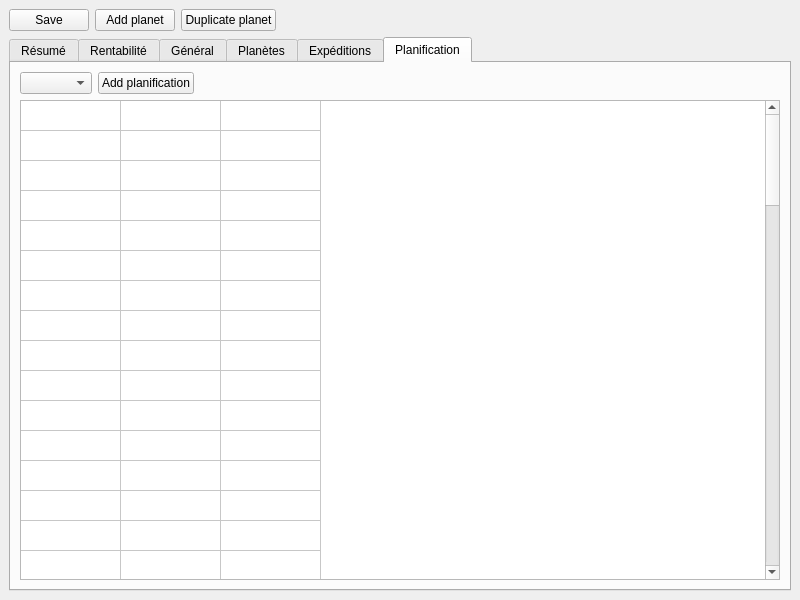
<?xml version="1.0" encoding="UTF-8"?>
<ui version="4.0">
 <class>MainWindow</class>
 <widget class="QMainWindow" name="MainWindow">
  <property name="geometry">
   <rect>
    <x>0</x>
    <y>0</y>
    <width>800</width>
    <height>600</height>
   </rect>
  </property>
  <property name="windowTitle">
   <string>MainWindow</string>
  </property>
  <widget class="QWidget" name="centralwidget">
   <layout class="QVBoxLayout" name="verticalLayout_2">
    <item>
     <layout class="QVBoxLayout" name="verticalLayout">
      <item>
       <layout class="QHBoxLayout" name="horizontalLayout_4">
        <item>
         <widget class="QPushButton" name="saveButton">
          <property name="text">
           <string>Save</string>
          </property>
         </widget>
        </item>
        <item>
         <widget class="QPushButton" name="addPlanet">
          <property name="text">
           <string>Add planet</string>
          </property>
         </widget>
        </item>
        <item>
         <widget class="QPushButton" name="duplicatePlanet">
          <property name="text">
           <string>Duplicate planet</string>
          </property>
         </widget>
        </item>
        <item>
         <spacer name="horizontalSpacer">
          <property name="orientation">
           <enum>Qt::Orientation::Horizontal</enum>
          </property>
          <property name="sizeHint" stdset="0">
           <size>
            <width>40</width>
            <height>20</height>
           </size>
          </property>
         </spacer>
        </item>
       </layout>
      </item>
      <item>
       <widget class="QTabWidget" name="tabGeneral">
        <property name="currentIndex">
         <number>5</number>
        </property>
        <widget class="QWidget" name="overview">
         <attribute name="title">
          <string>Résumé</string>
         </attribute>
         <layout class="QHBoxLayout" name="horizontalLayout_2">
          <item>
           <widget class="QTableWidget" name="overviewTab">
            <property name="showGrid">
             <bool>true</bool>
            </property>
            <property name="rowCount">
             <number>16</number>
            </property>
            <property name="columnCount">
             <number>4</number>
            </property>
            <attribute name="horizontalHeaderVisible">
             <bool>false</bool>
            </attribute>
            <attribute name="horizontalHeaderHighlightSections">
             <bool>false</bool>
            </attribute>
            <attribute name="verticalHeaderVisible">
             <bool>false</bool>
            </attribute>
            <attribute name="verticalHeaderHighlightSections">
             <bool>false</bool>
            </attribute>
            <row/>
            <row/>
            <row/>
            <row/>
            <row/>
            <row/>
            <row/>
            <row/>
            <row/>
            <row/>
            <row/>
            <row/>
            <row/>
            <row/>
            <row/>
            <row/>
            <column/>
            <column/>
            <column/>
            <column/>
           </widget>
          </item>
         </layout>
        </widget>
        <widget class="QWidget" name="tab">
         <attribute name="title">
          <string>Rentabilité</string>
         </attribute>
         <layout class="QHBoxLayout" name="horizontalLayout">
          <item>
           <widget class="QTableWidget" name="renta">
            <property name="showGrid">
             <bool>true</bool>
            </property>
            <property name="rowCount">
             <number>20</number>
            </property>
            <property name="columnCount">
             <number>7</number>
            </property>
            <attribute name="horizontalHeaderVisible">
             <bool>false</bool>
            </attribute>
            <attribute name="verticalHeaderVisible">
             <bool>false</bool>
            </attribute>
            <attribute name="verticalHeaderHighlightSections">
             <bool>true</bool>
            </attribute>
            <row/>
            <row/>
            <row/>
            <row/>
            <row/>
            <row/>
            <row/>
            <row/>
            <row/>
            <row/>
            <row/>
            <row/>
            <row/>
            <row/>
            <row/>
            <row/>
            <row/>
            <row/>
            <row/>
            <row/>
            <column/>
            <column/>
            <column/>
            <column/>
            <column/>
            <column/>
            <column/>
           </widget>
          </item>
         </layout>
        </widget>
        <widget class="QWidget" name="common">
         <property name="enabled">
          <bool>true</bool>
         </property>
         <attribute name="title">
          <string>Général</string>
         </attribute>
         <layout class="QVBoxLayout" name="verticalLayout_3">
          <item>
           <widget class="QTableWidget" name="commonTab">
            <property name="enabled">
             <bool>true</bool>
            </property>
            <property name="showGrid">
             <bool>true</bool>
            </property>
            <property name="wordWrap">
             <bool>true</bool>
            </property>
            <property name="rowCount">
             <number>20</number>
            </property>
            <property name="columnCount">
             <number>4</number>
            </property>
            <attribute name="horizontalHeaderVisible">
             <bool>false</bool>
            </attribute>
            <attribute name="horizontalHeaderHighlightSections">
             <bool>true</bool>
            </attribute>
            <attribute name="verticalHeaderVisible">
             <bool>false</bool>
            </attribute>
            <attribute name="verticalHeaderHighlightSections">
             <bool>false</bool>
            </attribute>
            <row/>
            <row/>
            <row/>
            <row/>
            <row/>
            <row/>
            <row/>
            <row/>
            <row/>
            <row/>
            <row/>
            <row/>
            <row/>
            <row/>
            <row/>
            <row/>
            <row/>
            <row/>
            <row/>
            <row/>
            <column/>
            <column/>
            <column/>
            <column/>
           </widget>
          </item>
         </layout>
        </widget>
        <widget class="QWidget" name="planets">
         <attribute name="title">
          <string>Planètes</string>
         </attribute>
         <layout class="QHBoxLayout" name="horizontalLayout_3">
          <item>
           <widget class="QTableWidget" name="planetsTab">
            <property name="showGrid">
             <bool>true</bool>
            </property>
            <property name="rowCount">
             <number>75</number>
            </property>
            <property name="columnCount">
             <number>4</number>
            </property>
            <attribute name="horizontalHeaderVisible">
             <bool>false</bool>
            </attribute>
            <attribute name="verticalHeaderVisible">
             <bool>false</bool>
            </attribute>
            <attribute name="verticalHeaderHighlightSections">
             <bool>false</bool>
            </attribute>
            <row/>
            <row/>
            <row/>
            <row/>
            <row/>
            <row/>
            <row/>
            <row/>
            <row/>
            <row/>
            <row/>
            <row/>
            <row/>
            <row/>
            <row/>
            <row/>
            <row/>
            <row/>
            <row/>
            <row/>
            <row/>
            <row/>
            <row/>
            <row/>
            <row/>
            <row/>
            <row/>
            <row/>
            <row/>
            <row/>
            <row/>
            <row/>
            <row/>
            <row/>
            <row/>
            <row/>
            <row/>
            <row/>
            <row/>
            <row/>
            <row/>
            <row/>
            <row/>
            <row/>
            <row/>
            <row/>
            <row/>
            <row/>
            <row/>
            <row/>
            <row/>
            <row/>
            <row/>
            <row/>
            <row/>
            <row/>
            <row/>
            <row/>
            <row/>
            <row/>
            <row/>
            <row/>
            <row/>
            <row/>
            <row/>
            <row/>
            <row/>
            <row/>
            <row/>
            <row/>
            <row/>
            <row/>
            <row/>
            <row/>
            <row/>
            <column/>
            <column/>
            <column/>
            <column/>
           </widget>
          </item>
         </layout>
        </widget>
        <widget class="QWidget" name="expeTab">
         <attribute name="title">
          <string>Expéditions</string>
         </attribute>
         <layout class="QVBoxLayout" name="verticalLayout_4">
          <item>
           <widget class="QTableWidget" name="discoveryTab">
            <property name="rowCount">
             <number>20</number>
            </property>
            <property name="columnCount">
             <number>7</number>
            </property>
            <attribute name="horizontalHeaderVisible">
             <bool>false</bool>
            </attribute>
            <attribute name="verticalHeaderVisible">
             <bool>false</bool>
            </attribute>
            <row/>
            <row/>
            <row/>
            <row/>
            <row/>
            <row/>
            <row/>
            <row/>
            <row/>
            <row/>
            <row/>
            <row/>
            <row/>
            <row/>
            <row/>
            <row/>
            <row/>
            <row/>
            <row/>
            <row/>
            <column/>
            <column/>
            <column/>
            <column/>
            <column/>
            <column/>
            <column/>
           </widget>
          </item>
         </layout>
        </widget>
        <widget class="QWidget" name="planification">
         <attribute name="title">
          <string>Planification</string>
         </attribute>
         <layout class="QVBoxLayout" name="verticalLayout_5">
          <item>
           <layout class="QHBoxLayout" name="horizontalLayout_5">
            <item>
             <widget class="QComboBox" name="choicePlanif"/>
            </item>
            <item>
             <widget class="QPushButton" name="addPlanif">
              <property name="text">
               <string>Add planification</string>
              </property>
             </widget>
            </item>
            <item>
             <spacer name="horizontalSpacer_2">
              <property name="orientation">
               <enum>Qt::Orientation::Horizontal</enum>
              </property>
              <property name="sizeHint" stdset="0">
               <size>
                <width>40</width>
                <height>20</height>
               </size>
              </property>
             </spacer>
            </item>
           </layout>
          </item>
          <item>
           <widget class="QTableWidget" name="planificationTab">
            <property name="showGrid">
             <bool>true</bool>
            </property>
            <property name="rowCount">
             <number>75</number>
            </property>
            <property name="columnCount">
             <number>3</number>
            </property>
            <attribute name="horizontalHeaderVisible">
             <bool>false</bool>
            </attribute>
            <attribute name="horizontalHeaderCascadingSectionResizes">
             <bool>false</bool>
            </attribute>
            <attribute name="verticalHeaderVisible">
             <bool>false</bool>
            </attribute>
            <row/>
            <row/>
            <row/>
            <row/>
            <row/>
            <row/>
            <row/>
            <row/>
            <row/>
            <row/>
            <row/>
            <row/>
            <row/>
            <row/>
            <row/>
            <row/>
            <row/>
            <row/>
            <row/>
            <row/>
            <row/>
            <row/>
            <row/>
            <row/>
            <row/>
            <row/>
            <row/>
            <row/>
            <row/>
            <row/>
            <row/>
            <row/>
            <row/>
            <row/>
            <row/>
            <row/>
            <row/>
            <row/>
            <row/>
            <row/>
            <row/>
            <row/>
            <row/>
            <row/>
            <row/>
            <row/>
            <row/>
            <row/>
            <row/>
            <row/>
            <row/>
            <row/>
            <row/>
            <row/>
            <row/>
            <row/>
            <row/>
            <row/>
            <row/>
            <row/>
            <row/>
            <row/>
            <row/>
            <row/>
            <row/>
            <row/>
            <row/>
            <row/>
            <row/>
            <row/>
            <row/>
            <row/>
            <row/>
            <row/>
            <row/>
            <column/>
            <column/>
            <column/>
           </widget>
          </item>
         </layout>
        </widget>
       </widget>
      </item>
     </layout>
    </item>
   </layout>
  </widget>
 </widget>
 <resources/>
 <connections/>
</ui>
